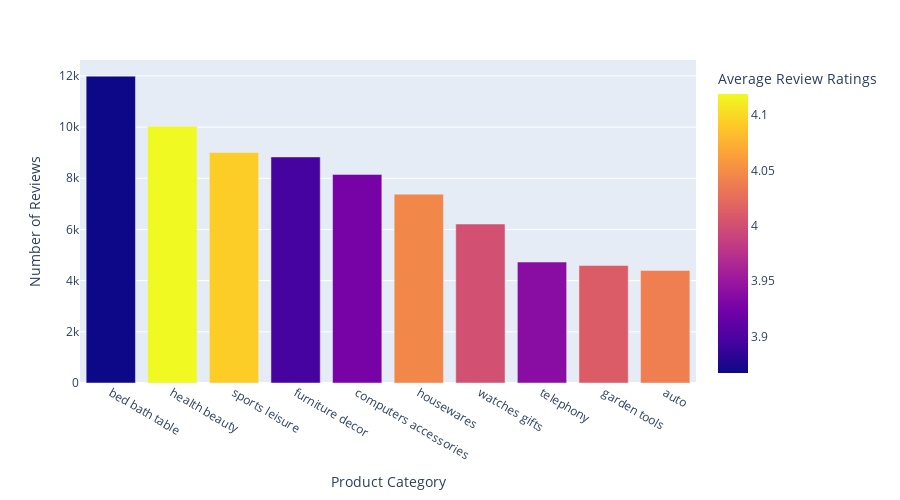

The notebook cell this image was saved under:
### Code cell
# Plot
fig = px.bar(avg_ratings, x = 'Product Category', 
             y = 'Number of Reviews',
             hover_data = ['Average Review Ratings'], 
             color = 'Average Review Ratings',
             height = 500)
fig.show()

### Figure 1 — Plotly figure (JSON) as saved in the notebook; plotly's stock layout.template omitted (floating-point values rounded to 4 significant figures)
{"data": [{"customdata": [[3.867], [4.119], [4.093], [3.895], [3.926], [4.045], [4.001], [3.938], [4.011], [4.039]], "hovertemplate": "Product Category=%{x}<br>Number of Reviews=%{y}<br>Average Review Ratings=%{marker.color}<extra></extra>", "legendgroup": "", "marker": {"color": [3.867, 4.119, 4.093, 3.895, 3.926, 4.045, 4.001, 3.938, 4.011, 4.039], "coloraxis": "coloraxis", "pattern": {"shape": ""}}, "name": "", "orientation": "v", "showlegend": false, "textposition": "auto", "type": "bar", "x": ["bed bath table", "health beauty", "sports leisure", "furniture decor", "computers accessories", "housewares", "watches gifts", "telephony", "garden tools", "auto"], "xaxis": "x", "y": [11990, 10030, 9005, 8833, 8151, 7380, 6213, 4726, 4590, 4400], "yaxis": "y"}], "layout": {"barmode": "relative", "coloraxis": {"colorbar": {"title": {"text": "Average Review Ratings"}}, "colorscale": [[0, "#0d0887"], [0.1111, "#46039f"], [0.2222, "#7201a8"], [0.3333, "#9c179e"], [0.4444, "#bd3786"], [0.5556, "#d8576b"], [0.6667, "#ed7953"], [0.7778, "#fb9f3a"], [0.8889, "#fdca26"], [1, "#f0f921"]]}, "height": 500, "legend": {"tracegroupgap": 0}, "margin": {"t": 60}, "xaxis": {"anchor": "y", "domain": [0, 1], "title": {"text": "Product Category"}}, "yaxis": {"anchor": "x", "domain": [0, 1], "title": {"text": "Number of Reviews"}}}}
